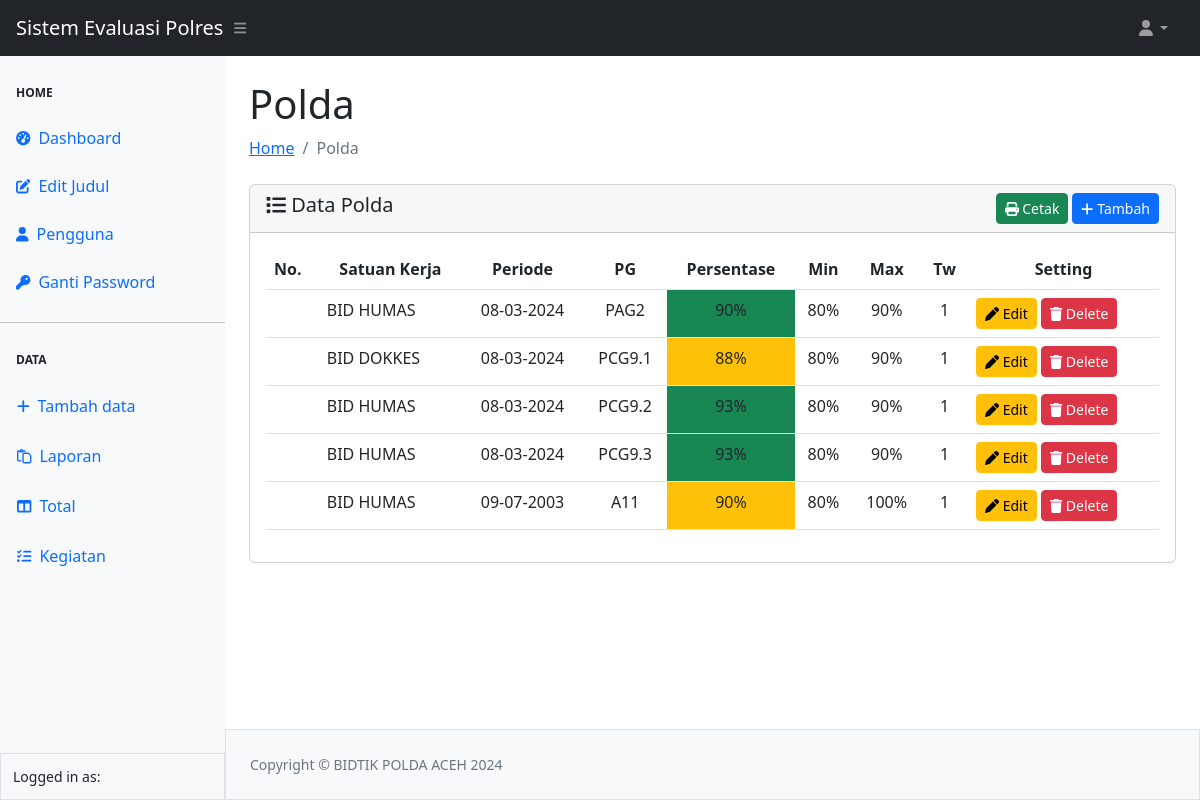
The app's page /laporan/polda.php (signed in) with its own data.
### tables this page shows
CREATE TABLE `persentase_polda` (
  `id` int(11) NOT NULL,
  `Satker` varchar(255) NOT NULL,
  `Periode` date NOT NULL,
  `Persentase` float NOT NULL,
  `PG` varchar(11) NOT NULL,
  `Triwulan` int(11) NOT NULL
);

CREATE TABLE `laporan_polda` (
  `id` int(11) NOT NULL,
  `Periode` date NOT NULL,
  `PG` varchar(30) NOT NULL,
  `Min` float NOT NULL,
  `Max` float NOT NULL,
  `Triwulan` int(11) NOT NULL
);

### config.php (called while the page is built, shortened)
<?php
    $main_url = "http://localhost/Sistem-Evaluasi-Polres-main/";
    if (isset($_SESSION['main_title'])) {
        $main_title = $_SESSION['main_title'];
    } else {
        $main_title = "Sistem Evaluasi Polres";
    }
?>

### laporan/polda.php (the view, shortened to what this page needs)
<?php
require_once "../config.php";
require_once "../template/header.php";
require_once "../template/navbar.php";
require_once "../template/sidebar.php";
?>
<div id="layoutSidenav_content">
    <main>
        <div class="container-fluid px-4">
            <h1 class="mt-4">Polda</h1>
            <ol class="breadcrumb mb-4">
                <li class="breadcrumb-item"><a href="../index.php">Home</a></li>
                <li class="breadcrumb-item active">Polda</li>
            </ol>
            <div class="card">
                <div class="card-header">
                    <span class="h5 my-2"><i class="fa-solid fa-list"></i> Data Polda</span>
                    <a href="<?= $main_url ?>tambah-data/polda/add-polda.php"
                        class="btn btn-sm btn-primary float-end"><i class="fa-solid fa-plus"></i> Tambah</a>
                    <a href="<?= $main_url ?>laporan/cetak-laporan.php" class="btn btn-sm btn-success float-end me-1"><i
                            class="fa-solid fa-print"></i> Cetak</a>
                </div>
                <div class="card-body">
                    <table class="table table-hover" id="exampleNoSetting">
                        <thead>
                            <tr>
                                <th scope="col">No.</th>
                                <th scope="col">
                                    <center>Satuan Kerja</center>
                                </th>
                                <th scope="col">
                                    <center>Periode</center>
                                </th>
                                <th scope="col">
                                    <center>PG</center>
                                </th>
                                <th scope="col">
                                    <center>Persentase</center>
                                </th>
                                <th scope="col">
                                    <center>Min</center>
                                </th>
                                <th scope="col">
                                    <center>Max</center>
                                </th>
                                <th scope="col">
                                    <center>Tw</center>
                                </th>
                                <th scope="col">
                                    <center>Setting</center>
                                </th>
                            </tr>
                        </thead>
                        <tbody>
                        <?php
                                $queryPersentase = mysqli_query($koneksi, "SELECT * FROM persentase_polda");
                                while ($dataPersentase = mysqli_fetch_array($queryPersentase)) {
                                    $PG = $dataPersentase["PG"];
                                    $Periode = $dataPersentase["Periode"];
                                    $queryMaxMin = mysqli_query($koneksi, "SELECT Max, Min FROM laporan_polda WHERE PG = '{$PG}' AND Periode = '{$Periode}'");
                                    $dataMinMax = mysqli_fetch_array($queryMaxMin);
                                    $dataMin = $dataMinMax["Min"];
                                    $dataMax = $dataMinMax["Max"];
                                    $class = null;
                                    if((float)$dataPersentase['Persentase'] >= (float) $dataMax){
                                        $class = 'bg-success';
                                    }elseif((float)$dataPersentase['Persentase'] > (float) $dataMin){
                                        $class = 'bg-warning';
                                    }else{
                                        $class = 'bg-danger';
                                    }
                            ?>
                            <tr>
                                <td class="dt-type-numeric"></td>
                                <td><?= $dataPersentase['Satker'] ?></td>
                                <td>
                                    <center><?= date('d-m-Y', strtotime($dataPersentase['Periode'])) ?></center>
                                </td>
                                <td>
                                    <center><?= $dataPersentase['PG'] ?></center>
                                </td>
                                <td class="<?= $class ?>">
                                    <center>
                                        <?= $dataPersentase['Persentase'] . "%" ?></center>
                                </td>
                                <td>
                                    <center><?= $dataMin . "%" ?></center>
                                </td>
                                <td>
                                    <center><?= $dataMax . "%" ?></center>
                                </td>
                                <td>
                                    <center><?= $dataPersentase['Triwulan'] ?></center>
                                </td>
                                <td>
                                    <button type="button" class="btn btn-sm btn-warning editButton" id="editButton"
                                        data-id="<?=$dataPersentase['id'] ?>"><i class="fa-solid fa-pen"
                                            title="Edit"></i>
                                        Edit</button>
                                    <button type="button" class="btn btn-sm btn-danger deleteButton"
                                        data-bs-toggle="modal" data-bs-target="#modalHapus<?=$dataPersentase['id'];?>"
                                        data-id="<?=$dataPersentase['id'] ?>"><i class="fa-solid fa-trash"
                                            title="Delete"></i>
                                        Delete</button>
                                </td>
                            </tr>
                            <?php }
                             ?>
                        </tbody>
                    </table>
                </div>
            </div>
        </div>
    </main>
    <?php
    require_once "../template/footer.php";
    ?>

### template/header.php (shortened to what this page needs)
<!DOCTYPE html>
<html lang="en">
<head>
    <link href="https://cdn.datatables.net/2.0.3/css/dataTables.dataTables.css" rel="stylesheet" />
    <link href="https://cdn.datatables.net/buttons/3.0.1/css/buttons.dataTables.css" rel="stylesheet" />
    <link href="<?= $main_url ?>asset/sb-admin/css/styles.css" rel="stylesheet" />
</head>

### template/navbar.php (shortened to what this page needs)
<body class="sb-nav-fixed">
        <nav class="sb-topnav navbar navbar-expand navbar-dark bg-dark">
            <a class="navbar-brand ps-3" href="<?= $main_url ?>index.php"><?php echo $main_title?></a>
            <button class="btn btn-link btn-sm order-1 order-lg-0 me-4 me-lg-0" id="sidebarToggle" href="#!"><i class="fas fa-bars"></i></button>
            <ul class="navbar-nav ms-auto ms-md-0 me-3 me-lg-4">
                <li class="nav-item dropdown">
                    <a class="nav-link dropdown-toggle" id="navbarDropdown" href="#" role="button" data-bs-toggle="dropdown" aria-expanded="false"><i class="fas fa-user fa-fw"></i></a>
                </li>
            </ul>
        </nav>

### template/sidebar.php (shortened to what this page needs)
<div id="layoutSidenav">
    <div id="layoutSidenav_nav">
        <nav class="sb-sidenav accordion bg-light" id="sidenavAccordion">
            <div class="sb-sidenav-menu">
                <div class="nav">
                    <div class="sb-sidenav-menu-heading">Home</div>
                    <a class="nav-link" href="<?= $main_url ?>index.php">
                        <div class="sb-nav-link-icon"><i class="fas fa-tachometer-alt"></i></div>
                        Dashboard
                    </a>
                    <a class="nav-link" href="<?= $main_url ?>user/edit-judul.php">
                        <div class="sb-nav-link-icon"><i class="fa-solid fa-pen-to-square"></i></div>
                        Edit Judul
                    </a>
                    <a class="nav-link" href="<?= $main_url ?>user/add-user.php">
                        <div class="sb-nav-link-icon"><i class="fa-solid fa-user"></i></div>
                        Pengguna
                    </a>
                    <a class="nav-link" href="<?= $main_url ?>index.php">
                        <div class="sb-nav-link-icon"><i class="fa-solid fa-key"></i></div>
                        Ganti Password
                    </a>
                    <hr class="mb-0">
                    <div class="sb-sidenav-menu-heading">Data</div>
                    <li>
                        <button class="nav-link btn btn-toggle align-items-center rounded collapsed"
                            data-bs-toggle="collapse" data-bs-target="#add-collapse" aria-expanded="true">
                            <div class="sb-nav-link-icon"><i class="fa-solid fa-plus"></i></div>
                            Tambah data
                        </button>
                    </li>
                    <li>
                        <button class="nav-link btn btn-toggle align-items-center rounded collapsed"
                            data-bs-toggle="collapse" data-bs-target="#report-collapse" aria-expanded="true">
                            <div class="sb-nav-link-icon"><i class="fa-regular fa-paste"></i></div>
                            Laporan
                        </button>
                    </li>
                    <li>
                        <button class="nav-link btn btn-toggle align-items-center rounded collapsed"
                            data-bs-toggle="collapse" data-bs-target="#total-collapse" aria-expanded="true">
                            <div class="sb-nav-link-icon"><i class="fa-solid fa-table-columns"></i></div>
                            Total
                        </button>
                    </li>
                    <li>
                        <button class="nav-link btn btn-toggle align-items-center rounded collapsed"
                            data-bs-toggle="collapse" data-bs-target="#kegiatan-collapse" aria-expanded="true">
                            <div class="sb-nav-link-icon"><i class="fa-solid fa-list-check"></i></div>
                            Kegiatan
                        </button>
                    </li>
                </div>
            </div>
            <div class="sb-sidenav-footer border">
                <div class="small">Logged in as:</div>
            </div>
        </nav>
    </div>

### template/footer.php (shortened to what this page needs)
<footer class="py-4 bg-light mt-auto border">
    <div class="container-fluid px-4">
        <div class="d-flex align-items-center justify-content-between small">
            <div class="text-muted">Copyright &copy; BIDTIK POLDA ACEH <?= date('Y') ?></div>
        </div>
    </div>
</footer>
</div>
</div>
</body>
</html>

### records on screen
persentase_polda: Satker "BID HUMAS", Periode "08-03-2024", PG "PAG2", Persentase "90", laporan_polda.Min "80", laporan_polda.Max "90", Triwulan "1"
persentase_polda: Satker "BID DOKKES", Periode "08-03-2024", PG "PCG9.1", Persentase "88", laporan_polda.Min "80", laporan_polda.Max "90", Triwulan "1"
persentase_polda: Satker "BID HUMAS", Periode "08-03-2024", PG "PCG9.2", Persentase "93", laporan_polda.Min "80", laporan_polda.Max "90", Triwulan "1"
persentase_polda: Satker "BID HUMAS", Periode "08-03-2024", PG "PCG9.3", Persentase "93", laporan_polda.Min "80", laporan_polda.Max "90", Triwulan "1"
persentase_polda: Satker "BID HUMAS", Periode "09-07-2003", PG "A11", Persentase "90", laporan_polda.Min "80", laporan_polda.Max "100", Triwulan "1"

### other values on screen
$main_title "Sistem Evaluasi Polres"
